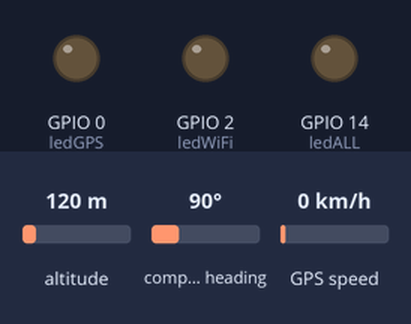
Bench run of a sketch on a simulated ESP8266 (NodeMCU). Parts: output pins drawn as LEDs (lit = HIGH). The test bench sets the inputs (shaded band); at power-on: altitude 120 m, compass heading 90°, GPS speed 0 km/h. WiFi joins after 1.5 s; servers stay silent unless stated; uploads are accepted with an empty reply; the GPS gets a fix after 3 s at 37.7749, -122.4194 with 8 satellites; what the sketch prints to the serial monitor is not drawn.

Above: at 0.1 s.
At 1.1 s:
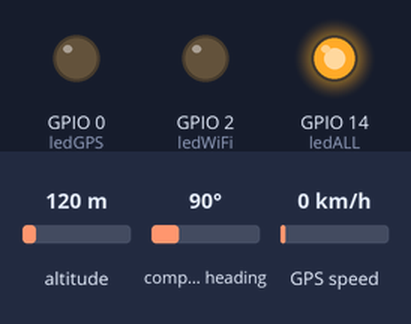
At 2.6 s:
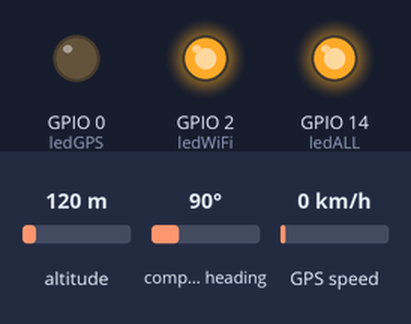
At 20.1 s:
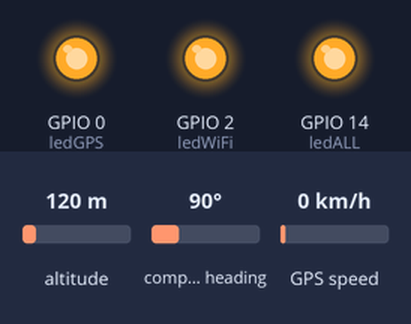
Timing chart, 0 to 21.6 s (numbered marks = the images above):
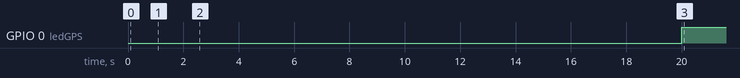

The sketch:

main.ino
```cpp
#include <Arduino.h>            // standard Arduino library
#include <TinyGPS++.h>          // for easy reading and translation of data from NEO-6M GPS module
#include <SoftwareSerial.h>     // for the serial monitor
#include <ESP8266WiFi.h>        // for WiFi class
#include <ESP8266HTTPClient.h>  // for HTTPClient class

// Board: NodeMCU 1.0 (ESP-12E Module)
// Platform: Arduino
// Port: Usually COM3 (USB)

/************* Select Target Network *************/
const char* ssid = "Royalty";
const char* password = "passwordwoowoo";

// Set up GPS serial communication
TinyGPSPlus gps;
SoftwareSerial SerialGPS(5, 4);  // Pins for serial monitor
bool gpsFlag = false;

// Set up signal LEDs
const int ledGPS = 0;
const int ledWiFi = 2;
const int ledALL = 14;

/************* Select Target PHP Server *************/
const char* serverName = "jeeps-alt.onrender.com";  //"jeeps-alt.onrender.com";
const char* uri = "/api/jeeps/jeepney/1";

/************* Configure TrackerID::JeepID mapping  *************/
const char* JeepID = "1";  // For testing, use JeepID = "1"

const char fingerprint[] PROGMEM = "0C 0D 28 8D EE 2F D9 F6 A3 88 E2 A9 9A CD 32 40 FD 6F 61 11";  //jeeps-alt
// const char fingerprint[] PROGMEM = "E1 B8 81 4C FF 40 71 61 96 53 44 47 6E 43 BD B2 B6 17 F7 20";  //jeeps-api onrender
// const char fingerprint [] PROGMEM = "85 9A AD 92 D7 8A 4B 46 97 6C F4 67 91 19 65 1A 04 63 08 4D"; //requestcatcher
// const char fingerprint [] PROGMEM = "22:6E:AC:E3:C9:9C:47:AF:D4:53:CE:CC:A4:EC:F0:A2:E5:30:D7:62"; //httpbin.org;

char httpRequestData[64];  // initialize http data buffer

// Initialize GPS receiver variables and buffers
float Latitude, Longitude;
char fBuffLat[12];
char fBuffLng[12];

// Configure frequency of rereading GPS information
unsigned long lastTimeWifi = 0;
unsigned long lastTimeGPS = 0;
unsigned long timerDelayWifi = 20000;
unsigned long timerDelayGPS = 1000;

// method declarations
void displayInfo();
void checkGPS();
void(* resetFunc) (void) = 0;

void setup() {

  // Begin monitoring at baud rate 9600
  Serial.begin(9600);
  SerialGPS.begin(9600);

  // Set pin modes
  pinMode(ledGPS, OUTPUT);
  pinMode(ledWiFi, OUTPUT);
  pinMode(ledALL, OUTPUT);
  digitalWrite(ledGPS, LOW);
  digitalWrite(ledWiFi, LOW);
  digitalWrite(ledALL, LOW);

  delay(1000);

  digitalWrite(ledALL, HIGH);  // indicate setup complete

  WiFi.begin(ssid, password);
  Serial.print("\nConnecting to ");
  Serial.println(ssid);
  while (WiFi.status() != WL_CONNECTED) {
    delay(500);
    Serial.print(".");
  }
  Serial.println("");
  Serial.print("Connected to WiFi network with IP Address: ");
  Serial.println(WiFi.localIP());
  Serial.print("macAddress: ");
  Serial.println(WiFi.macAddress());
  Serial.print("broadcastIP: ");
  Serial.println(WiFi.broadcastIP());
  digitalWrite(ledWiFi, HIGH);  // indicate WiFi connection success
}

void loop() {
  if ((millis() - lastTimeGPS) > timerDelayWifi) {
    checkGPS();
    lastTimeGPS = 0;
  }
  if ((millis() - lastTimeWifi) > timerDelayWifi) {
    sendPOST();
    lastTimeWifi = millis();
  }
  yield();
}

void checkGPS() {
  while (SerialGPS.available() > 0)
    if (gps.encode(SerialGPS.read())) displayInfo();
  if (millis() > 5000 && gps.charsProcessed() < 10) {
    Serial.println("No GPS detected");
    while (true)
      ;
  }
}

void displayInfo() {
  if (gps.location.isValid()) {
    // Serial.println("GPS info recieved!");
    Latitude = gps.location.lat();
    Longitude = gps.location.lng();
    dtostrf(Latitude, -8, 5, fBuffLat);
    dtostrf(Longitude, -8, 5, fBuffLng);
    printf(fBuffLat);
    printf(fBuffLng);
    // Serial.print("LatBuffer: ");
    // Serial.println(fBuffLat);
    // Serial.print("LngBuffer: ");
    // Serial.println(fBuffLng);
    digitalWrite(ledGPS, HIGH);
    if (!gpsFlag) {
      gpsFlag = true;
      digitalWrite(ledGPS, HIGH);
    }

    // Serial.print("httpRequestData: ");
    // Serial.println(httpRequestData);
  } else {
    Serial.print("gps.");
    if (gpsFlag) {
      gpsFlag = false;
      digitalWrite(ledGPS, LOW);
    }
  }
}

void sendPOST() {
  /************* Send HTTP POST Data *************/
  Serial.println("TEST");
  if (WiFi.status() == WL_CONNECTED) {
    WiFiClientSecure client;
    HTTPClient https;

    client.setFingerprint(fingerprint);
    yield();
    https.begin(client, serverName, 443, uri);

    /************* Send HTTP POST Data *************/
    Serial.print("HTTPRequest: ");
    Serial.println(httpRequestData);

    Serial.print("Attempting to Post to ");
    Serial.println(serverName);
    https.addHeader("Content-Type", "application/json");

    strcpy(httpRequestData, "{\"coords\":[");
    strcat(httpRequestData, fBuffLat);
    strcat(httpRequestData, ",");
    strcat(httpRequestData, fBuffLng);
    strcat(httpRequestData, "]}");
    if (!Latitude || !Longitude) strcpy(httpRequestData, "{\"coords\":[12,34]}");;
    //int httpCode = https.POST(httpRequestData);
    int httpCode = https.PUT(httpRequestData);
    //int httpCode = https.PUT("{\"coords\":[12,34]}");
    //int httpCode = https.GET();
    yield();

    /************* Verify response to HTTP POST *************/
    if (httpCode > 0) {
      Serial.printf("[HTTPS] GET... code: %d\n", httpCode);
      if (httpCode == HTTP_CODE_OK || httpCode == HTTP_CODE_MOVED_PERMANENTLY) {
        String payload = https.getString();
        Serial.println(payload);
      }
    } else {
      Serial.printf("[HTTPS] GET... failed, error: %s\n", https.errorToString(httpCode).c_str());
    }
    // Free resources
    https.end();
    yield();
  } else {
    /************* upon Disconnection, reset device *************/
    Serial.println("WiFi Disconnected");
    digitalWrite(ledWiFi, LOW);
    resetFunc();
  }
  yield();
}
```

Measured:
- by itself, GPIO 0 (ledGPS): LOW → HIGH at 20.0 s
